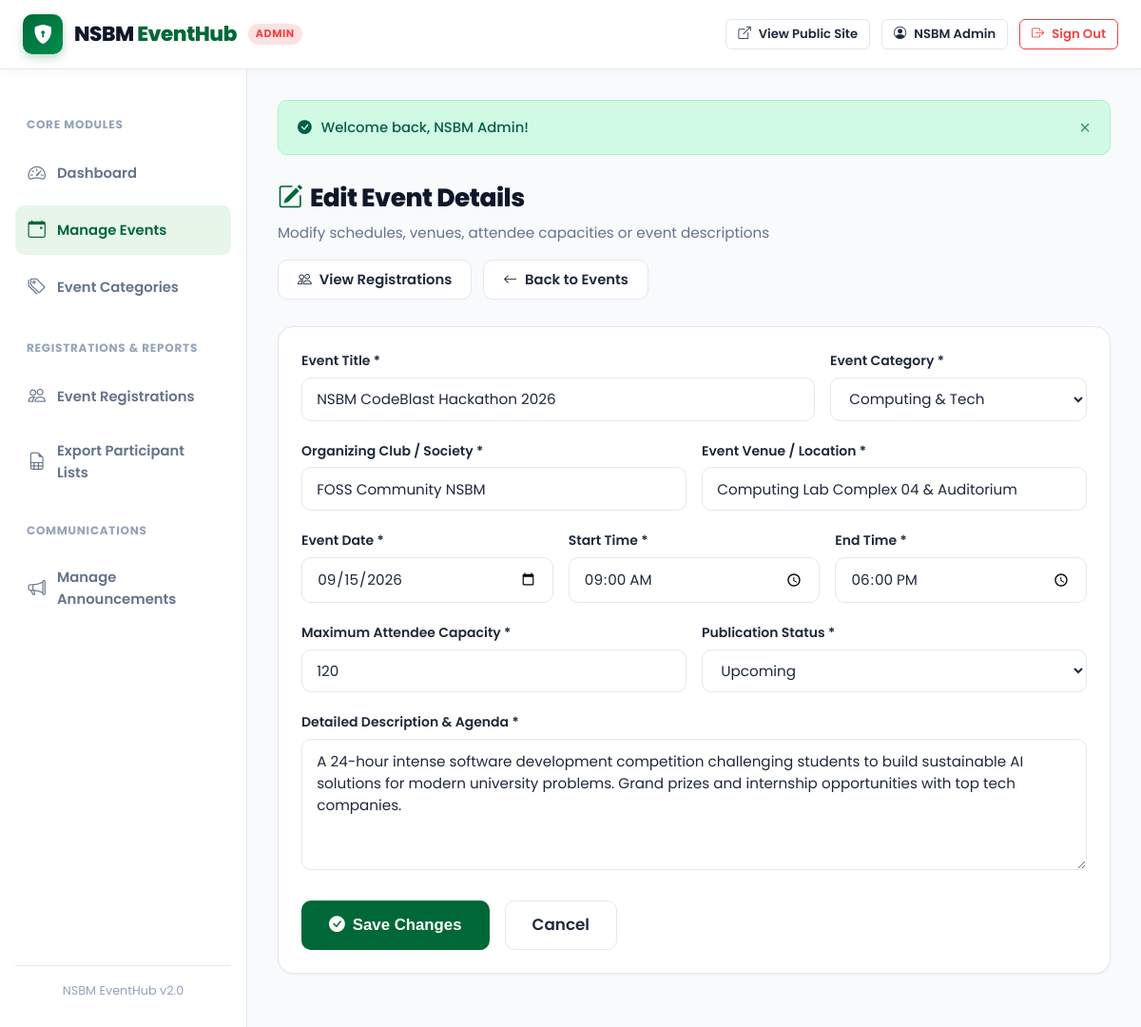
The app's page /admin/event_edit.php?id=1 (signed in) with its own data.
### tables this page shows
CREATE TABLE events (
    id INT AUTO_INCREMENT PRIMARY KEY,
    category_id INT NOT NULL,
    title VARCHAR(200) NOT NULL,
    club_name VARCHAR(150) NOT NULL,
    description TEXT NOT NULL,
    venue VARCHAR(200) NOT NULL,
    event_date DATE NOT NULL,
    start_time TIME NOT NULL,
    end_time TIME NOT NULL,
    capacity INT NOT NULL DEFAULT 100,
    banner_image VARCHAR(255) NULL,
    status ENUM('upcoming', 'ongoing', 'completed', 'cancelled') NOT NULL DEFAULT 'upcoming',
    created_by INT NOT NULL,
    created_at TIMESTAMP DEFAULT CURRENT_TIMESTAMP,
    CONSTRAINT fk_event_category FOREIGN KEY (category_id) REFERENCES categories(id) ON DELETE CASCADE,
    CONSTRAINT fk_event_creator FOREIGN KEY (created_by) REFERENCES users(id) ON DELETE CASCADE
);

CREATE TABLE categories (
    id INT AUTO_INCREMENT PRIMARY KEY,
    name VARCHAR(100) NOT NULL UNIQUE,
    description TEXT NULL,
    icon VARCHAR(50) NOT NULL DEFAULT 'bi-bookmark',
    color_code VARCHAR(20) NOT NULL DEFAULT '#006838',
    created_at TIMESTAMP DEFAULT CURRENT_TIMESTAMP
);

### config/database.php (called while the page is built, shortened)
<?php
function getBaseUrl() {
    $scriptName = str_replace('\\', '/', $_SERVER['SCRIPT_NAME'] ?? '');
    $dir = str_replace('\\', '/', dirname($scriptName));
    if (strpos($dir, '/admin') !== false) {
        $dir = str_replace('\\', '/', dirname($dir));
    }
    $trimmed = trim($dir, '/');
    return $trimmed === '' ? '/' : '/' . $trimmed . '/';
}

### admin/event_edit.php (the view, shortened to what this page needs)
<?php
require_once __DIR__ . '/header.php';
$pdo = getDbConnection();
$eventId = isset($_GET['id']) ? (int)$_GET['id'] : 0;
$stmt = $pdo->prepare("SELECT * FROM events WHERE id = ?");
$stmt->execute([$eventId]);
$event = $stmt->fetch();
$categories = $pdo->query("SELECT * FROM categories ORDER BY name ASC")->fetchAll();
?>
<div class="section-header">
    <div>
        <h1 class="section-title"><i class="bi bi-pencil-square"></i> Edit Event Details</h1>
        <p class="section-subtitle">Modify schedules, venues, attendee capacities or event descriptions</p>
    </div>
    <div style="display: flex; gap: 0.75rem;">
        <a href="<?php echo $baseUrl; ?>admin/registrations.php?event_id=<?php echo $event['id']; ?>" class="btn btn-secondary">
            <i class="bi bi-people"></i> View Registrations
        </a>
        <a href="<?php echo $baseUrl; ?>admin/events.php" class="btn btn-secondary">
            <i class="bi bi-arrow-left"></i> Back to Events
        </a>
    </div>
</div>
<div class="card">
    <div class="card-body">
        <form action="<?php echo $baseUrl; ?>admin/event_edit.php?id=<?php echo $eventId; ?>" method="POST">
            <div class="form-row">
                <div class="form-col" style="flex: 2;">
                    <div class="form-group">
                        <label class="form-label" for="title">Event Title *</label>
                        <input type="text" name="title" id="title" class="form-control" required value="<?php echo htmlspecialchars($event['title']); ?>">
                    </div>
                </div>
                <div class="form-col">
                    <div class="form-group">
                        <label class="form-label" for="category_id">Event Category *</label>
                        <select name="category_id" id="category_id" class="form-control" required>
                            <?php foreach ($categories as $cat): ?>
                                <option value="<?php echo $cat['id']; ?>" <?php echo $event['category_id'] == $cat['id'] ? 'selected' : ''; ?>>
                                    <?php echo htmlspecialchars($cat['name']); ?>
                                </option>
                            <?php endforeach; ?>
                        </select>
                    </div>
                </div>
            </div>
            <div class="form-row">
                <div class="form-col">
                    <div class="form-group">
                        <label class="form-label" for="club_name">Organizing Club / Society *</label>
                        <input type="text" name="club_name" id="club_name" class="form-control" required value="<?php echo htmlspecialchars($event['club_name']); ?>">
                    </div>
                </div>
                <div class="form-col">
                    <div class="form-group">
                        <label class="form-label" for="venue">Event Venue / Location *</label>
                        <input type="text" name="venue" id="venue" class="form-control" required value="<?php echo htmlspecialchars($event['venue']); ?>">
                    </div>
                </div>
            </div>
            <div class="form-row">
                <div class="form-col">
                    <div class="form-group">
                        <label class="form-label" for="event_date">Event Date *</label>
                        <input type="date" name="event_date" id="event_date" class="form-control" required value="<?php echo htmlspecialchars($event['event_date']); ?>">
                    </div>
                </div>
                <div class="form-col">
                    <div class="form-group">
                        <label class="form-label" for="start_time">Start Time *</label>
                        <input type="time" name="start_time" id="start_time" class="form-control" required value="<?php echo htmlspecialchars($event['start_time']); ?>">
                    </div>
                </div>
                <div class="form-col">
                    <div class="form-group">
                        <label class="form-label" for="end_time">End Time *</label>
                        <input type="time" name="end_time" id="end_time" class="form-control" required value="<?php echo htmlspecialchars($event['end_time']); ?>">
                    </div>
                </div>
            </div>
            <div class="form-row">
                <div class="form-col">
                    <div class="form-group">
                        <label class="form-label" for="capacity">Maximum Attendee Capacity *</label>
                        <input type="number" name="capacity" id="capacity" class="form-control" min="1" max="5000" required value="<?php echo htmlspecialchars($event['capacity']); ?>">
                    </div>
                </div>
                <div class="form-col">
                    <div class="form-group">
                        <label class="form-label" for="status">Publication Status *</label>
                        <select name="status" id="status" class="form-control" required>
                            <option value="upcoming" <?php echo $event['status'] === 'upcoming' ? 'selected' : ''; ?>>Upcoming</option>
                        </select>
                    </div>
                </div>
            </div>
            <div class="form-group">
                <label class="form-label" for="description">Detailed Description & Agenda *</label>
                <textarea name="description" id="description" class="form-control" rows="5" required><?php echo htmlspecialchars($event['description']); ?></textarea>
            </div>
            <div style="display: flex; gap: 1rem; margin-top: 1.5rem;">
                <button type="submit" class="btn btn-primary btn-lg">
                    <i class="bi bi-check-circle-fill"></i> Save Changes
                </button>
                <a href="<?php echo $baseUrl; ?>admin/events.php" class="btn btn-secondary btn-lg">Cancel</a>
            </div>
        </form>
    </div>
</div>
<?php require_once __DIR__ . '/footer.php'; ?>

### assets/css/style.css (style rules this page uses)
:root { --primary: #006838; --primary-dark: #004d2a; --primary-light: #008f4c; --primary-subtle: #e8f5e9; --secondary: #0f172a; --accent: #f59e0b; --accent-hover: #d97706; --accent-subtle: #fef3c7; --bg-main: #f8fafc; --bg-card: #ffffff; --text-main: #1e293b; --text-muted: #64748b; --text-light: #94a3b8; --border-color: #e2e8f0; --border-focus: #10b981; --danger: #ef4444; --danger-subtle: #fee2e2; --success: #10b981; --success-subtle: #d1fae5; --warning: #f59e0b; --warning-subtle: #fef3c7; --info: #0ea5e9; --info-subtle: #e0f2fe; --shadow-sm: 0 1px 2px 0 rgb(0 0 0 / 0.05); --shadow-md: 0 4px 6px -1px rgb(0 0 0 / 0.1), 0 2px 4px -2px rgb(0 0 0 / 0.1); --shadow-lg: 0 10px 15px -3px rgb(0 0 0 / 0.1), 0 4px 6px -4px rgb(0 0 0 / 0.1); --shadow-xl: 0 20px 25px -5px rgb(0 0 0 / 0.1), 0 8px 10px -6px rgb(0 0 0 / 0.1); --radius-sm: 6px; --radius-md: 10px; --radius-lg: 16px; --radius-full: 9999px; --transition: all 0.2s ease-in-out; }
* { margin: 0; padding: 0; box-sizing: border-box; }
body { font-family: 'Poppins', -apple-system, BlinkMacSystemFont, 'Segoe UI', Roboto, Helvetica, Arial, sans-serif; background-color: var(--bg-main); color: var(--text-main); line-height: 1.6; display: flex; flex-direction: column; min-height: 100vh; }
a { color: var(--primary); text-decoration: none; transition: var(--transition); }
.btn { display: inline-flex; align-items: center; justify-content: center; gap: 0.5rem; padding: 0.6rem 1.25rem; font-size: 0.925rem; font-weight: 600; border-radius: var(--radius-md); border: 1px solid transparent; cursor: pointer; transition: var(--transition); text-align: center; line-height: 1.4; }
.btn-lg { padding: 0.85rem 1.75rem; font-size: 1.05rem; }
.btn-primary { background-color: var(--primary); color: #ffffff; }
.btn-secondary { background-color: #ffffff; color: var(--text-main); border-color: var(--border-color); }
.section-header { display: flex; align-items: center; justify-content: space-between; margin-bottom: 1.75rem; flex-wrap: wrap; gap: 1rem; }
.section-title { font-size: 1.65rem; font-weight: 800; color: var(--secondary); letter-spacing: -0.5px; display: flex; align-items: center; gap: 0.5rem; }
.section-title i { color: var(--primary); }
.section-subtitle { font-size: 0.95rem; color: var(--text-muted); margin-top: 0.25rem; }
.card { background: #ffffff; border: 1px solid var(--border-color); border-radius: var(--radius-lg); box-shadow: var(--shadow-sm); overflow: hidden; margin-bottom: 1.5rem; }
.card-body { padding: 1.5rem; }
.form-group { margin-bottom: 1.25rem; }
.form-label { display: block; font-size: 0.875rem; font-weight: 600; color: var(--text-main); margin-bottom: 0.4rem; }
.form-control { width: 100%; padding: 0.65rem 0.95rem; font-size: 0.95rem; color: var(--text-main); background-color: #ffffff; border: 1px solid var(--border-color); border-radius: var(--radius-md); outline: none; transition: var(--transition); font-family: inherit; }
textarea.form-control { min-height: 100px; resize: vertical; }
.form-row { display: flex; gap: 1rem; flex-wrap: wrap; }
.form-col { flex: 1; min-width: 240px; }

### records on screen
events: title "NSBM CodeBlast Hackathon 2026", category_id "Computing & Tech", club_name "FOSS Community NSBM", venue "Computing Lab Complex 04 & Auditorium", event_date "09/15/2026", start_time "09:00:00", end_time "18:00:00", capacity "120", status "Upcoming", description "A 24-hour intense software development competition challenging students to build sustainable AI solutions for modern university problems. Grand prizes and internship opportunities with top tech companies."

### other values on screen
$currentUser['name'] "NSBM Admin"
$flash['message'] "Welcome back, NSBM Admin!"
